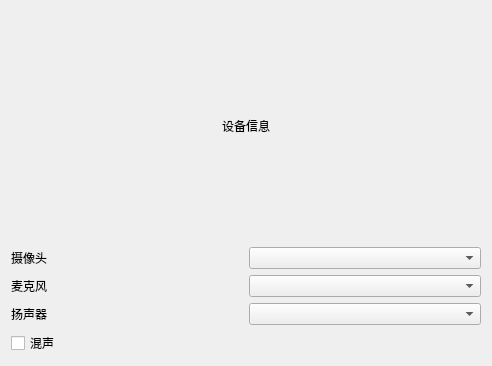
<?xml version="1.0" encoding="UTF-8"?>
<ui version="4.0">
 <class>DeviceInfoFormUI</class>
 <widget class="QWidget" name="DeviceInfoFormUI">
  <property name="geometry">
   <rect>
    <x>0</x>
    <y>0</y>
    <width>492</width>
    <height>366</height>
   </rect>
  </property>
  <property name="windowTitle">
   <string>Form</string>
  </property>
  <layout class="QVBoxLayout" name="verticalLayout_2">
   <item>
    <layout class="QVBoxLayout" name="verticalLayout">
     <item>
      <widget class="QLabel" name="lb_title">
       <property name="text">
        <string>设备信息</string>
       </property>
       <property name="alignment">
        <set>Qt::AlignCenter</set>
       </property>
      </widget>
     </item>
     <item>
      <layout class="QHBoxLayout" name="horizontalLayout">
       <item>
        <widget class="QLabel" name="lb_camera">
         <property name="text">
          <string>摄像头</string>
         </property>
        </widget>
       </item>
       <item>
        <widget class="QComboBox" name="combo_camera"/>
       </item>
      </layout>
     </item>
     <item>
      <layout class="QHBoxLayout" name="horizontalLayout_2">
       <item>
        <widget class="QLabel" name="lb_micro">
         <property name="text">
          <string>麦克风</string>
         </property>
        </widget>
       </item>
       <item>
        <widget class="QComboBox" name="combo_mic"/>
       </item>
      </layout>
     </item>
     <item>
      <layout class="QHBoxLayout" name="horizontalLayout_3">
       <item>
        <widget class="QLabel" name="lb_audio">
         <property name="text">
          <string>扬声器</string>
         </property>
        </widget>
       </item>
       <item>
        <widget class="QComboBox" name="combo_audio"/>
       </item>
      </layout>
     </item>
     <item>
      <widget class="QCheckBox" name="check_mix">
       <property name="text">
        <string>混声</string>
       </property>
      </widget>
     </item>
    </layout>
   </item>
  </layout>
 </widget>
 <resources/>
 <connections/>
</ui>
